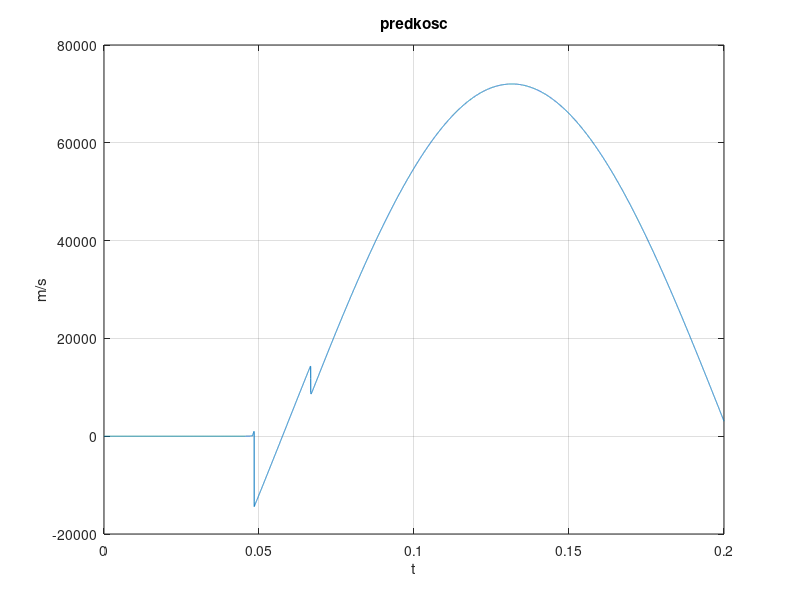
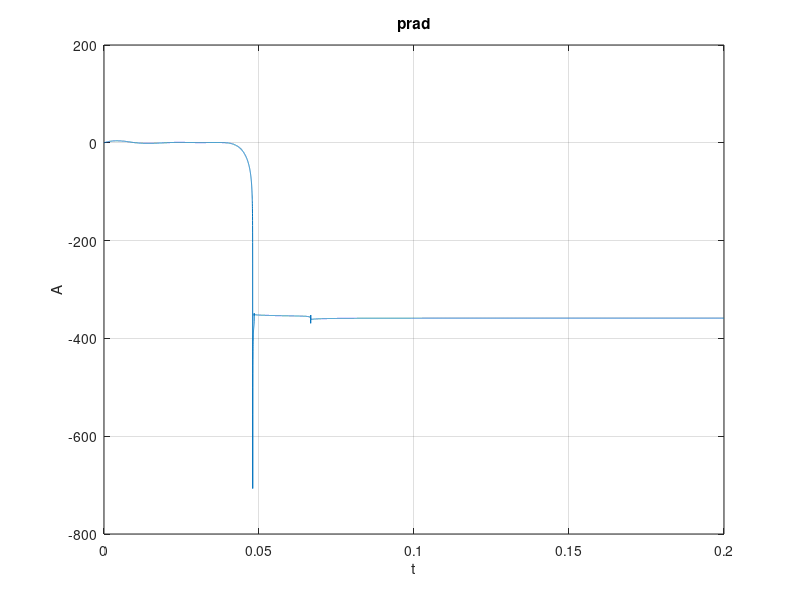
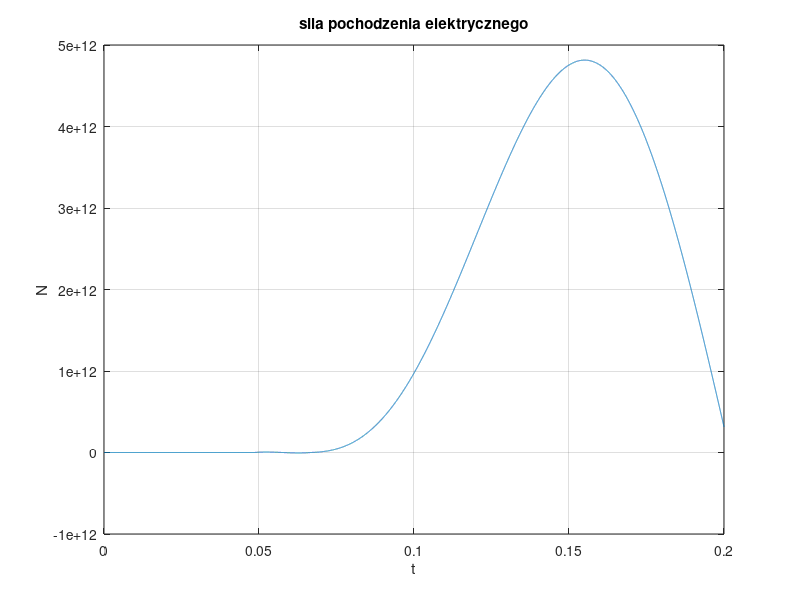
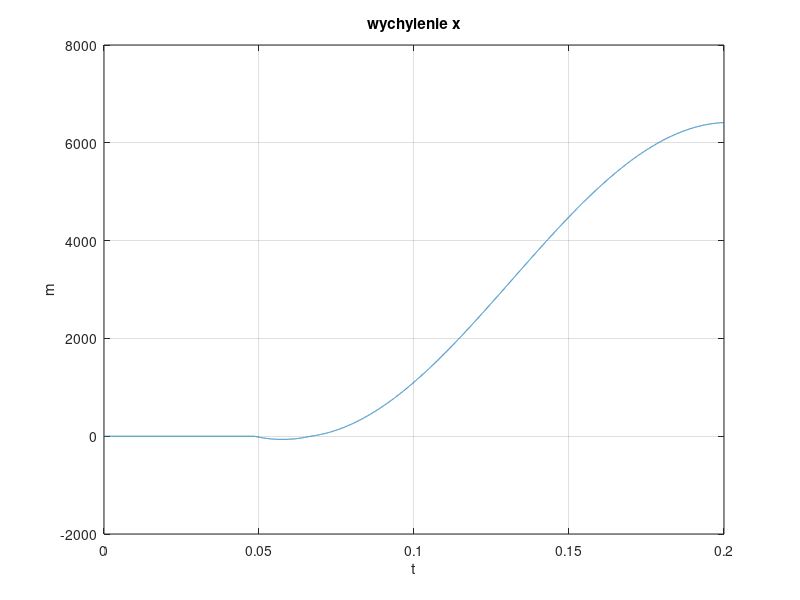

Recreate these plots in MATLAB, in order.
%PROGRAM NAPISANY DLA CEWKI I KONDENSATORA Z LINIOWYMI CHARAKTERYSTYKAMI
%INDUKCYJNOSCI I POJEMNOSCI 

clear; clc;

% dane wejsciowe
R = 10; 
al = 500e-3; bl = 50e-3; 
ac = -100e-5; bc = 20e-5; 

Lx = @(u) al*u + bl;
Cx = @(u) ac*u + bc;

k = 10;
m = 0.02; 
D = 0.003;

% wyrazenie pomocnicze--
Fc = @(u) -0.5*ac*(1/(Cx(u))^2);

% macierze 
A = zeros(4); 
A(1,1) = m; 
A(3:end, 3:end) = eye(2);  

B1 = [D, 0; 
      0, (R+al)]; 
  
B2 = [k, 0; 
      0, 0];
  
B = [B1,        B2; 
    -eye(2), zeros(2)];             % uzuzpelnic B(2,4) = 1/Cx


C = [0, -0.5*al, 0, 0; 
     zeros(3,4)];                   %  C(1,4) Fc(x)

F = zeros(4,1);

% wymuszenie napieciowe
% F(2) = 1e2;

% parametry symulacji  met. Eulera 
dt = 1e-5;
tf = 0.2;
t0 = 0; 
t = t0:dt:tf;

% alokacja pamieci na wyniki obliczen
wyn = zeros(4, max(size(t))); 
f = zeros(1, max(size(t))) +100 ;
% warunki poczatkowe

y0 = zeros(4,1);
wyn(:,1) = y0;

%% rozwiazanie metoda Euler'a
for k = 1:1:max(size(t)) - 1
    
    A(2,2) = Lx(wyn(3, k));
    B(2,4) = 1/Cx(wyn(3,k));
    C(1,4) = Fc(wyn(3,k));
    F(2)  = f(k);
    
    wyn(:,k+1) = wyn(:, k) + A\(F - B*wyn(:,k) - C*(wyn(:,k)).^2)*dt;
    
end

%%  sila pochodzenia elektrycznego

Fel = wyn(1,:).* (0.5*al*Lx(wyn(3,:)).*(wyn(2,:)).^2);

% wykresy

figure(1)
plot(t, wyn(1,:)); grid on;
title('predkosc'); xlabel('t'); ylabel('m/s')

figure(2)
plot(t, wyn(2,:));grid on;
title('prad'); xlabel('t'); ylabel('A');

figure(3)
plot(t, Fel);grid on;
title('sila pochodzenia elektrycznego'); xlabel('t'); ylabel('N');

figure(4)
plot(t, wyn(3,:));grid on;
title('wychylenie x'); xlabel('t'); ylabel('m');